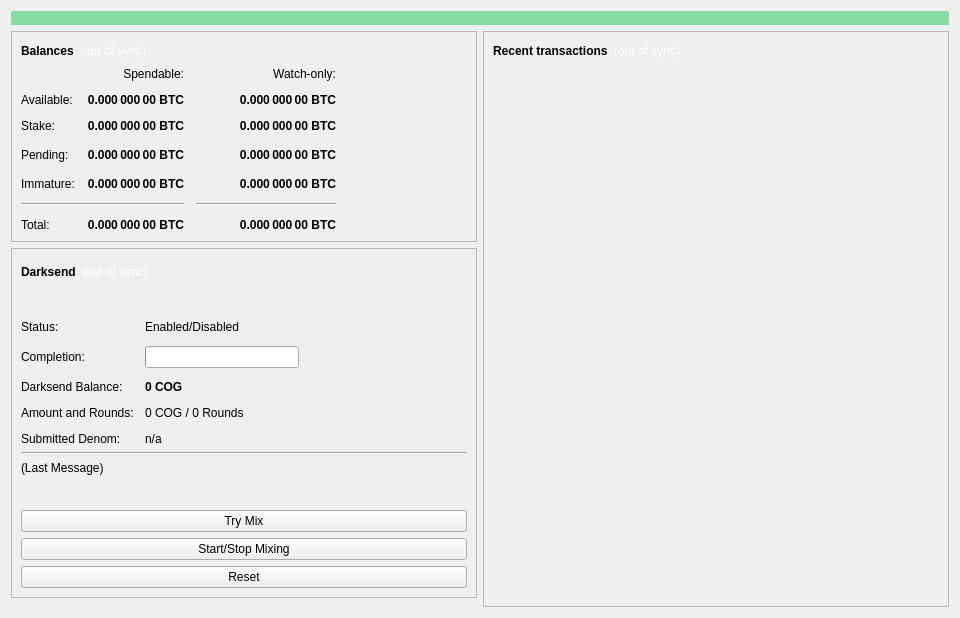
<?xml version="1.0" encoding="UTF-8"?>
<ui version="4.0">
 <class>OverviewPage</class>
 <widget class="QWidget" name="OverviewPage">
  <property name="geometry">
   <rect>
    <x>0</x>
    <y>0</y>
    <width>960</width>
    <height>618</height>
   </rect>
  </property>
  <property name="minimumSize">
   <size>
    <width>960</width>
    <height>0</height>
   </size>
  </property>
  <property name="windowTitle">
   <string>Form</string>
  </property>
  <layout class="QVBoxLayout" name="topLayout">
   <item>
    <widget class="QLabel" name="labelAlerts">
     <property name="visible">
      <bool>false</bool>
     </property>
     <property name="styleSheet">
      <string notr="true">background-color: qlineargradient(x1: 0, y1: 0, x2: 1, y2: 0, stop:0 #87dba7, stop:1 #87dba7); color:#000000;</string>
     </property>
     <property name="wordWrap">
      <bool>true</bool>
     </property>
     <property name="margin">
      <number>3</number>
     </property>
    </widget>
   </item>
   <item>
    <layout class="QHBoxLayout" name="horizontalLayout" stretch="1,1">
     <item>
      <layout class="QVBoxLayout" name="verticalLayout_2">
       <item>
        <widget class="QFrame" name="frame">
         <property name="frameShape">
          <enum>QFrame::StyledPanel</enum>
         </property>
         <property name="frameShadow">
          <enum>QFrame::Raised</enum>
         </property>
         <layout class="QVBoxLayout" name="verticalLayout_4">
          <item>
           <layout class="QHBoxLayout" name="horizontalLayout_4">
            <item>
             <widget class="QLabel" name="label_5">
              <property name="font">
               <font>
                <weight>75</weight>
                <bold>true</bold>
               </font>
              </property>
              <property name="text">
               <string>Balances</string>
              </property>
             </widget>
            </item>
            <item>
             <widget class="QLabel" name="labelWalletStatus">
              <property name="cursor">
               <cursorShape>WhatsThisCursor</cursorShape>
              </property>
              <property name="toolTip">
               <string>The displayed information may be out of date. Your wallet automatically synchronizes with the Cognitio network after a connection is established, but this process has not completed yet.</string>
              </property>
              <property name="styleSheet">
               <string notr="true">QLabel { color: white; }</string>
              </property>
              <property name="text">
               <string notr="true">(out of sync)</string>
              </property>
              <property name="alignment">
               <set>Qt::AlignLeading|Qt::AlignLeft|Qt::AlignVCenter</set>
              </property>
             </widget>
            </item>
            <item>
             <spacer name="horizontalSpacer_3">
              <property name="orientation">
               <enum>Qt::Horizontal</enum>
              </property>
              <property name="sizeHint" stdset="0">
               <size>
                <width>40</width>
                <height>20</height>
               </size>
              </property>
             </spacer>
            </item>
           </layout>
          </item>
          <item>
           <layout class="QGridLayout" name="gridLayout">
            <property name="spacing">
             <number>12</number>
            </property>
            <item row="3" column="2">
             <widget class="QLabel" name="labelWatchPending">
              <property name="font">
               <font>
                <weight>75</weight>
                <bold>true</bold>
               </font>
              </property>
              <property name="cursor">
               <cursorShape>IBeamCursor</cursorShape>
              </property>
              <property name="toolTip">
               <string>Unconfirmed transactions to watch-only addresses</string>
              </property>
              <property name="text">
               <string notr="true">0.000 000 00 BTC</string>
              </property>
              <property name="alignment">
               <set>Qt::AlignRight|Qt::AlignTrailing|Qt::AlignVCenter</set>
              </property>
              <property name="textInteractionFlags">
               <set>Qt::LinksAccessibleByMouse|Qt::TextSelectableByKeyboard|Qt::TextSelectableByMouse</set>
              </property>
             </widget>
            </item>
            <item row="3" column="1">
             <widget class="QLabel" name="labelUnconfirmed">
              <property name="font">
               <font>
                <weight>75</weight>
                <bold>true</bold>
               </font>
              </property>
              <property name="cursor">
               <cursorShape>IBeamCursor</cursorShape>
              </property>
              <property name="toolTip">
               <string>Total of transactions that have yet to be confirmed, and do not yet count toward the spendable balance</string>
              </property>
              <property name="text">
               <string notr="true">0.000 000 00 BTC</string>
              </property>
              <property name="alignment">
               <set>Qt::AlignRight|Qt::AlignTrailing|Qt::AlignVCenter</set>
              </property>
              <property name="textInteractionFlags">
               <set>Qt::LinksAccessibleByMouse|Qt::TextSelectableByKeyboard|Qt::TextSelectableByMouse</set>
              </property>
             </widget>
            </item>
            <item row="4" column="2">
             <widget class="QLabel" name="labelWatchImmature">
              <property name="font">
               <font>
                <weight>75</weight>
                <bold>true</bold>
               </font>
              </property>
              <property name="cursor">
               <cursorShape>IBeamCursor</cursorShape>
              </property>
              <property name="toolTip">
               <string>Mined balance in watch-only addresses that has not yet matured</string>
              </property>
              <property name="text">
               <string notr="true">0.000 000 00 BTC</string>
              </property>
              <property name="alignment">
               <set>Qt::AlignRight|Qt::AlignTrailing|Qt::AlignVCenter</set>
              </property>
              <property name="textInteractionFlags">
               <set>Qt::LinksAccessibleByMouse|Qt::TextSelectableByKeyboard|Qt::TextSelectableByMouse</set>
              </property>
             </widget>
            </item>
            <item row="5" column="0" colspan="2">
             <widget class="Line" name="lineSpendableBalance">
              <property name="orientation">
               <enum>Qt::Horizontal</enum>
              </property>
             </widget>
            </item>
            <item row="5" column="2">
             <widget class="Line" name="lineWatchBalance">
              <property name="sizePolicy">
               <sizepolicy hsizetype="Preferred" vsizetype="Fixed">
                <horstretch>0</horstretch>
                <verstretch>0</verstretch>
               </sizepolicy>
              </property>
              <property name="minimumSize">
               <size>
                <width>140</width>
                <height>0</height>
               </size>
              </property>
              <property name="orientation">
               <enum>Qt::Horizontal</enum>
              </property>
             </widget>
            </item>
            <item row="6" column="0">
             <widget class="QLabel" name="labelTotalText">
              <property name="text">
               <string>Total:</string>
              </property>
             </widget>
            </item>
            <item row="4" column="1">
             <widget class="QLabel" name="labelImmature">
              <property name="font">
               <font>
                <weight>75</weight>
                <bold>true</bold>
               </font>
              </property>
              <property name="cursor">
               <cursorShape>IBeamCursor</cursorShape>
              </property>
              <property name="toolTip">
               <string>Mined balance that has not yet matured</string>
              </property>
              <property name="text">
               <string notr="true">0.000 000 00 BTC</string>
              </property>
              <property name="alignment">
               <set>Qt::AlignRight|Qt::AlignTrailing|Qt::AlignVCenter</set>
              </property>
              <property name="textInteractionFlags">
               <set>Qt::LinksAccessibleByMouse|Qt::TextSelectableByKeyboard|Qt::TextSelectableByMouse</set>
              </property>
             </widget>
            </item>
            <item row="3" column="3">
             <spacer name="horizontalSpacer_2">
              <property name="orientation">
               <enum>Qt::Horizontal</enum>
              </property>
              <property name="sizeHint" stdset="0">
               <size>
                <width>40</width>
                <height>20</height>
               </size>
              </property>
             </spacer>
            </item>
            <item row="4" column="0">
             <widget class="QLabel" name="labelImmatureText">
              <property name="text">
               <string>Immature:</string>
              </property>
             </widget>
            </item>
            <item row="6" column="1">
             <widget class="QLabel" name="labelTotal">
              <property name="font">
               <font>
                <weight>75</weight>
                <bold>true</bold>
               </font>
              </property>
              <property name="cursor">
               <cursorShape>IBeamCursor</cursorShape>
              </property>
              <property name="toolTip">
               <string>Your current total balance</string>
              </property>
              <property name="text">
               <string notr="true">0.000 000 00 BTC</string>
              </property>
              <property name="alignment">
               <set>Qt::AlignRight|Qt::AlignTrailing|Qt::AlignVCenter</set>
              </property>
              <property name="textInteractionFlags">
               <set>Qt::LinksAccessibleByMouse|Qt::TextSelectableByKeyboard|Qt::TextSelectableByMouse</set>
              </property>
             </widget>
            </item>
            <item row="6" column="2">
             <widget class="QLabel" name="labelWatchTotal">
              <property name="font">
               <font>
                <weight>75</weight>
                <bold>true</bold>
               </font>
              </property>
              <property name="cursor">
               <cursorShape>IBeamCursor</cursorShape>
              </property>
              <property name="toolTip">
               <string>Current total balance in watch-only addresses</string>
              </property>
              <property name="text">
               <string notr="true">0.000 000 00 BTC</string>
              </property>
              <property name="alignment">
               <set>Qt::AlignRight|Qt::AlignTrailing|Qt::AlignVCenter</set>
              </property>
              <property name="textInteractionFlags">
               <set>Qt::LinksAccessibleByMouse|Qt::TextSelectableByKeyboard|Qt::TextSelectableByMouse</set>
              </property>
             </widget>
            </item>
            <item row="0" column="2">
             <widget class="QLabel" name="labelWatchonly">
              <property name="text">
               <string>Watch-only:</string>
              </property>
              <property name="alignment">
               <set>Qt::AlignRight|Qt::AlignTrailing|Qt::AlignVCenter</set>
              </property>
             </widget>
            </item>
            <item row="1" column="0">
             <widget class="QLabel" name="labelBalanceText">
              <property name="text">
               <string>Available:</string>
              </property>
             </widget>
            </item>
            <item row="1" column="1">
             <widget class="QLabel" name="labelBalance">
              <property name="font">
               <font>
                <weight>75</weight>
                <bold>true</bold>
               </font>
              </property>
              <property name="cursor">
               <cursorShape>IBeamCursor</cursorShape>
              </property>
              <property name="toolTip">
               <string>Your current spendable balance</string>
              </property>
              <property name="text">
               <string notr="true">0.000 000 00 BTC</string>
              </property>
              <property name="alignment">
               <set>Qt::AlignRight|Qt::AlignTrailing|Qt::AlignVCenter</set>
              </property>
              <property name="textInteractionFlags">
               <set>Qt::LinksAccessibleByMouse|Qt::TextSelectableByKeyboard|Qt::TextSelectableByMouse</set>
              </property>
             </widget>
            </item>
            <item row="2" column="0">
             <widget class="QLabel" name="label_10">
              <property name="text">
               <string>Stake:</string>
              </property>
             </widget>
            </item>
            <item row="2" column="1">
             <widget class="QLabel" name="labelStake">
              <property name="font">
               <font>
                <weight>75</weight>
                <bold>true</bold>
               </font>
              </property>
              <property name="cursor">
               <cursorShape>IBeamCursor</cursorShape>
              </property>
              <property name="toolTip">
               <string>Total of coins that was staked, and do not yet count toward the current balance</string>
              </property>
              <property name="text">
               <string notr="true">0.000 000 00 BTC</string>
              </property>
              <property name="alignment">
               <set>Qt::AlignRight|Qt::AlignTrailing|Qt::AlignVCenter</set>
              </property>
              <property name="textInteractionFlags">
               <set>Qt::LinksAccessibleByMouse|Qt::TextSelectableByKeyboard|Qt::TextSelectableByMouse</set>
              </property>
             </widget>
            </item>
            <item row="2" column="2">
             <widget class="QLabel" name="labelWatchStake">
              <property name="font">
               <font>
                <weight>75</weight>
                <bold>true</bold>
               </font>
              </property>
              <property name="cursor">
               <cursorShape>IBeamCursor</cursorShape>
              </property>
              <property name="toolTip">
               <string>Total of coins that was staked in watch-only addresses, and do not yet count toward the current watch-only balance</string>
              </property>
              <property name="text">
               <string notr="true">0.000 000 00 BTC</string>
              </property>
              <property name="alignment">
               <set>Qt::AlignRight|Qt::AlignTrailing|Qt::AlignVCenter</set>
              </property>
              <property name="textInteractionFlags">
               <set>Qt::LinksAccessibleByMouse|Qt::TextSelectableByKeyboard|Qt::TextSelectableByMouse</set>
              </property>
             </widget>
            </item>
            <item row="1" column="2">
             <widget class="QLabel" name="labelWatchAvailable">
              <property name="font">
               <font>
                <weight>75</weight>
                <bold>true</bold>
               </font>
              </property>
              <property name="cursor">
               <cursorShape>IBeamCursor</cursorShape>
              </property>
              <property name="toolTip">
               <string>Your current balance in watch-only addresses</string>
              </property>
              <property name="text">
               <string notr="true">0.000 000 00 BTC</string>
              </property>
              <property name="alignment">
               <set>Qt::AlignRight|Qt::AlignTrailing|Qt::AlignVCenter</set>
              </property>
              <property name="textInteractionFlags">
               <set>Qt::LinksAccessibleByMouse|Qt::TextSelectableByKeyboard|Qt::TextSelectableByMouse</set>
              </property>
             </widget>
            </item>
            <item row="3" column="0">
             <widget class="QLabel" name="labelPendingText">
              <property name="text">
               <string>Pending:</string>
              </property>
             </widget>
            </item>
            <item row="0" column="1">
             <widget class="QLabel" name="labelSpendable">
              <property name="text">
               <string>Spendable:</string>
              </property>
              <property name="alignment">
               <set>Qt::AlignRight|Qt::AlignTrailing|Qt::AlignVCenter</set>
              </property>
             </widget>
            </item>
           </layout>
          </item>
         </layout>
        </widget>
       </item>
       <item>
        <widget class="QFrame" name="frameDarksend">
         <property name="sizePolicy">
          <sizepolicy hsizetype="Expanding" vsizetype="Expanding">
           <horstretch>0</horstretch>
           <verstretch>0</verstretch>
          </sizepolicy>
         </property>
         <property name="minimumSize">
          <size>
           <width>0</width>
           <height>350</height>
          </size>
         </property>
         <property name="layoutDirection">
          <enum>Qt::LeftToRight</enum>
         </property>
         <property name="frameShape">
          <enum>QFrame::StyledPanel</enum>
         </property>
         <property name="frameShadow">
          <enum>QFrame::Raised</enum>
         </property>
         <layout class="QVBoxLayout" name="verticalLayout_5">
          <item>
           <layout class="QHBoxLayout" name="horizontalLayout_5">
            <item>
             <widget class="QLabel" name="label_2">
              <property name="font">
               <font>
                <weight>75</weight>
                <bold>true</bold>
               </font>
              </property>
              <property name="text">
               <string>Darksend</string>
              </property>
             </widget>
            </item>
            <item>
             <widget class="QLabel" name="labelDarksendSyncStatus">
              <property name="toolTip">
               <string>The displayed information may be out of date. Your wallet automatically synchronizes with the Cognitio network after a connection is established, but this process has not completed yet.</string>
              </property>
              <property name="styleSheet">
               <string notr="true">QLabel { color: white; }</string>
              </property>
              <property name="text">
               <string notr="true">(out of sync)</string>
              </property>
              <property name="alignment">
               <set>Qt::AlignLeading|Qt::AlignLeft|Qt::AlignVCenter</set>
              </property>
             </widget>
            </item>
            <item>
             <spacer name="horizontalSpacer_4">
              <property name="orientation">
               <enum>Qt::Horizontal</enum>
              </property>
              <property name="sizeHint" stdset="0">
               <size>
                <width>40</width>
                <height>20</height>
               </size>
              </property>
             </spacer>
            </item>
           </layout>
          </item>
          <item>
           <widget class="QPushButton" name="runAutoDenom">
            <property name="palette">
             <palette>
              <active>
               <colorrole role="WindowText">
                <brush brushstyle="SolidPattern">
                 <color alpha="255">
                  <red>0</red>
                  <green>0</green>
                  <blue>0</blue>
                 </color>
                </brush>
               </colorrole>
               <colorrole role="Button">
                <brush brushstyle="SolidPattern">
                 <color alpha="255">
                  <red>239</red>
                  <green>238</green>
                  <blue>238</blue>
                 </color>
                </brush>
               </colorrole>
               <colorrole role="Light">
                <brush brushstyle="SolidPattern">
                 <color alpha="255">
                  <red>255</red>
                  <green>255</green>
                  <blue>255</blue>
                 </color>
                </brush>
               </colorrole>
               <colorrole role="Midlight">
                <brush brushstyle="SolidPattern">
                 <color alpha="255">
                  <red>247</red>
                  <green>246</green>
                  <blue>246</blue>
                 </color>
                </brush>
               </colorrole>
               <colorrole role="Dark">
                <brush brushstyle="SolidPattern">
                 <color alpha="255">
                  <red>119</red>
                  <green>119</green>
                  <blue>119</blue>
                 </color>
                </brush>
               </colorrole>
               <colorrole role="Mid">
                <brush brushstyle="SolidPattern">
                 <color alpha="255">
                  <red>159</red>
                  <green>159</green>
                  <blue>159</blue>
                 </color>
                </brush>
               </colorrole>
               <colorrole role="Text">
                <brush brushstyle="SolidPattern">
                 <color alpha="255">
                  <red>0</red>
                  <green>0</green>
                  <blue>0</blue>
                 </color>
                </brush>
               </colorrole>
               <colorrole role="BrightText">
                <brush brushstyle="SolidPattern">
                 <color alpha="255">
                  <red>255</red>
                  <green>255</green>
                  <blue>255</blue>
                 </color>
                </brush>
               </colorrole>
               <colorrole role="ButtonText">
                <brush brushstyle="SolidPattern">
                 <color alpha="255">
                  <red>0</red>
                  <green>0</green>
                  <blue>0</blue>
                 </color>
                </brush>
               </colorrole>
               <colorrole role="Base">
                <brush brushstyle="SolidPattern">
                 <color alpha="255">
                  <red>255</red>
                  <green>255</green>
                  <blue>255</blue>
                 </color>
                </brush>
               </colorrole>
               <colorrole role="Window">
                <brush brushstyle="SolidPattern">
                 <color alpha="255">
                  <red>239</red>
                  <green>238</green>
                  <blue>238</blue>
                 </color>
                </brush>
               </colorrole>
               <colorrole role="Shadow">
                <brush brushstyle="SolidPattern">
                 <color alpha="255">
                  <red>0</red>
                  <green>0</green>
                  <blue>0</blue>
                 </color>
                </brush>
               </colorrole>
               <colorrole role="AlternateBase">
                <brush brushstyle="SolidPattern">
                 <color alpha="255">
                  <red>247</red>
                  <green>246</green>
                  <blue>246</blue>
                 </color>
                </brush>
               </colorrole>
               <colorrole role="ToolTipBase">
                <brush brushstyle="SolidPattern">
                 <color alpha="255">
                  <red>255</red>
                  <green>255</green>
                  <blue>220</blue>
                 </color>
                </brush>
               </colorrole>
               <colorrole role="ToolTipText">
                <brush brushstyle="SolidPattern">
                 <color alpha="255">
                  <red>0</red>
                  <green>0</green>
                  <blue>0</blue>
                 </color>
                </brush>
               </colorrole>
              </active>
              <inactive>
               <colorrole role="WindowText">
                <brush brushstyle="SolidPattern">
                 <color alpha="255">
                  <red>0</red>
                  <green>0</green>
                  <blue>0</blue>
                 </color>
                </brush>
               </colorrole>
               <colorrole role="Button">
                <brush brushstyle="SolidPattern">
                 <color alpha="255">
                  <red>239</red>
                  <green>238</green>
                  <blue>238</blue>
                 </color>
                </brush>
               </colorrole>
               <colorrole role="Light">
                <brush brushstyle="SolidPattern">
                 <color alpha="255">
                  <red>255</red>
                  <green>255</green>
                  <blue>255</blue>
                 </color>
                </brush>
               </colorrole>
               <colorrole role="Midlight">
                <brush brushstyle="SolidPattern">
                 <color alpha="255">
                  <red>247</red>
                  <green>246</green>
                  <blue>246</blue>
                 </color>
                </brush>
               </colorrole>
               <colorrole role="Dark">
                <brush brushstyle="SolidPattern">
                 <color alpha="255">
                  <red>119</red>
                  <green>119</green>
                  <blue>119</blue>
                 </color>
                </brush>
               </colorrole>
               <colorrole role="Mid">
                <brush brushstyle="SolidPattern">
                 <color alpha="255">
                  <red>159</red>
                  <green>159</green>
                  <blue>159</blue>
                 </color>
                </brush>
               </colorrole>
               <colorrole role="Text">
                <brush brushstyle="SolidPattern">
                 <color alpha="255">
                  <red>0</red>
                  <green>0</green>
                  <blue>0</blue>
                 </color>
                </brush>
               </colorrole>
               <colorrole role="BrightText">
                <brush brushstyle="SolidPattern">
                 <color alpha="255">
                  <red>255</red>
                  <green>255</green>
                  <blue>255</blue>
                 </color>
                </brush>
               </colorrole>
               <colorrole role="ButtonText">
                <brush brushstyle="SolidPattern">
                 <color alpha="255">
                  <red>0</red>
                  <green>0</green>
                  <blue>0</blue>
                 </color>
                </brush>
               </colorrole>
               <colorrole role="Base">
                <brush brushstyle="SolidPattern">
                 <color alpha="255">
                  <red>255</red>
                  <green>255</green>
                  <blue>255</blue>
                 </color>
                </brush>
               </colorrole>
               <colorrole role="Window">
                <brush brushstyle="SolidPattern">
                 <color alpha="255">
                  <red>239</red>
                  <green>238</green>
                  <blue>238</blue>
                 </color>
                </brush>
               </colorrole>
               <colorrole role="Shadow">
                <brush brushstyle="SolidPattern">
                 <color alpha="255">
                  <red>0</red>
                  <green>0</green>
                  <blue>0</blue>
                 </color>
                </brush>
               </colorrole>
               <colorrole role="AlternateBase">
                <brush brushstyle="SolidPattern">
                 <color alpha="255">
                  <red>247</red>
                  <green>246</green>
                  <blue>246</blue>
                 </color>
                </brush>
               </colorrole>
               <colorrole role="ToolTipBase">
                <brush brushstyle="SolidPattern">
                 <color alpha="255">
                  <red>255</red>
                  <green>255</green>
                  <blue>220</blue>
                 </color>
                </brush>
               </colorrole>
               <colorrole role="ToolTipText">
                <brush brushstyle="SolidPattern">
                 <color alpha="255">
                  <red>0</red>
                  <green>0</green>
                  <blue>0</blue>
                 </color>
                </brush>
               </colorrole>
              </inactive>
              <disabled>
               <colorrole role="WindowText">
                <brush brushstyle="SolidPattern">
                 <color alpha="255">
                  <red>119</red>
                  <green>119</green>
                  <blue>119</blue>
                 </color>
                </brush>
               </colorrole>
               <colorrole role="Button">
                <brush brushstyle="SolidPattern">
                 <color alpha="255">
                  <red>239</red>
                  <green>238</green>
                  <blue>238</blue>
                 </color>
                </brush>
               </colorrole>
               <colorrole role="Light">
                <brush brushstyle="SolidPattern">
                 <color alpha="255">
                  <red>255</red>
                  <green>255</green>
                  <blue>255</blue>
                 </color>
                </brush>
               </colorrole>
               <colorrole role="Midlight">
                <brush brushstyle="SolidPattern">
                 <color alpha="255">
                  <red>247</red>
                  <green>246</green>
                  <blue>246</blue>
                 </color>
                </brush>
               </colorrole>
               <colorrole role="Dark">
                <brush brushstyle="SolidPattern">
                 <color alpha="255">
                  <red>119</red>
                  <green>119</green>
                  <blue>119</blue>
                 </color>
                </brush>
               </colorrole>
               <colorrole role="Mid">
                <brush brushstyle="SolidPattern">
                 <color alpha="255">
                  <red>159</red>
                  <green>159</green>
                  <blue>159</blue>
                 </color>
                </brush>
               </colorrole>
               <colorrole role="Text">
                <brush brushstyle="SolidPattern">
                 <color alpha="255">
                  <red>119</red>
                  <green>119</green>
                  <blue>119</blue>
                 </color>
                </brush>
               </colorrole>
               <colorrole role="BrightText">
                <brush brushstyle="SolidPattern">
                 <color alpha="255">
                  <red>255</red>
                  <green>255</green>
                  <blue>255</blue>
                 </color>
                </brush>
               </colorrole>
               <colorrole role="ButtonText">
                <brush brushstyle="SolidPattern">
                 <color alpha="255">
                  <red>119</red>
                  <green>119</green>
                  <blue>119</blue>
                 </color>
                </brush>
               </colorrole>
               <colorrole role="Base">
                <brush brushstyle="SolidPattern">
                 <color alpha="255">
                  <red>239</red>
                  <green>238</green>
                  <blue>238</blue>
                 </color>
                </brush>
               </colorrole>
               <colorrole role="Window">
                <brush brushstyle="SolidPattern">
                 <color alpha="255">
                  <red>239</red>
                  <green>238</green>
                  <blue>238</blue>
                 </color>
                </brush>
               </colorrole>
               <colorrole role="Shadow">
                <brush brushstyle="SolidPattern">
                 <color alpha="255">
                  <red>0</red>
                  <green>0</green>
                  <blue>0</blue>
                 </color>
                </brush>
               </colorrole>
               <colorrole role="AlternateBase">
                <brush brushstyle="SolidPattern">
                 <color alpha="255">
                  <red>239</red>
                  <green>238</green>
                  <blue>238</blue>
                 </color>
                </brush>
               </colorrole>
               <colorrole role="ToolTipBase">
                <brush brushstyle="SolidPattern">
                 <color alpha="255">
                  <red>255</red>
                  <green>255</green>
                  <blue>220</blue>
                 </color>
                </brush>
               </colorrole>
               <colorrole role="ToolTipText">
                <brush brushstyle="SolidPattern">
                 <color alpha="255">
                  <red>0</red>
                  <green>0</green>
                  <blue>0</blue>
                 </color>
                </brush>
               </colorrole>
              </disabled>
             </palette>
            </property>
            <property name="focusPolicy">
             <enum>Qt::NoFocus</enum>
            </property>
            <property name="autoFillBackground">
             <bool>true</bool>
            </property>
            <property name="text">
             <string/>
            </property>
            <property name="flat">
             <bool>true</bool>
            </property>
           </widget>
          </item>
          <item>
           <layout class="QFormLayout" name="formLayout">
            <property name="fieldGrowthPolicy">
             <enum>QFormLayout::AllNonFixedFieldsGrow</enum>
            </property>
            <property name="horizontalSpacing">
             <number>11</number>
            </property>
            <property name="verticalSpacing">
             <number>12</number>
            </property>
            <item row="0" column="0">
             <widget class="QLabel" name="label_6">
              <property name="text">
               <string>Status:</string>
              </property>
             </widget>
            </item>
            <item row="1" column="0">
             <widget class="QLabel" name="label_7">
              <property name="text">
               <string>Completion:</string>
              </property>
             </widget>
            </item>
            <item row="1" column="1">
             <widget class="QProgressBar" name="darksendProgress">
              <property name="maximumSize">
               <size>
                <width>154</width>
                <height>16777215</height>
               </size>
              </property>
              <property name="alignment">
               <set>Qt::AlignCenter</set>
              </property>
             </widget>
            </item>
            <item row="3" column="0">
             <widget class="QLabel" name="labelAnonymizedText">
              <property name="text">
               <string>Darksend Balance:</string>
              </property>
             </widget>
            </item>
            <item row="3" column="1">
             <widget class="QLabel" name="labelAnonymized">
              <property name="font">
               <font>
                <weight>75</weight>
                <bold>true</bold>
               </font>
              </property>
              <property name="text">
               <string notr="true">0 COG</string>
              </property>
             </widget>
            </item>
            <item row="4" column="0">
             <widget class="QLabel" name="label_8">
              <property name="text">
               <string>Amount and Rounds:</string>
              </property>
             </widget>
            </item>
            <item row="4" column="1">
             <widget class="QLabel" name="labelAmountRounds">
              <property name="text">
               <string>0 COG / 0 Rounds</string>
              </property>
             </widget>
            </item>
            <item row="5" column="0">
             <widget class="QLabel" name="label_9">
              <property name="text">
               <string>Submitted Denom:</string>
              </property>
             </widget>
            </item>
            <item row="5" column="1">
             <widget class="QLabel" name="labelSubmittedDenom">
              <property name="toolTip">
               <string>The denominations you submitted to the Masternode.&lt;br&gt;To mix, other users must submit the exact same denominations.</string>
              </property>
              <property name="text">
               <string>n/a</string>
              </property>
             </widget>
            </item>
            <item row="0" column="1">
             <widget class="QLabel" name="darksendEnabled">
              <property name="text">
               <string>Enabled/Disabled</string>
              </property>
             </widget>
            </item>
           </layout>
          </item>
          <item>
           <widget class="Line" name="lineLastMessage">
            <property name="orientation">
             <enum>Qt::Horizontal</enum>
            </property>
           </widget>
          </item>
          <item>
           <widget class="QLabel" name="darksendStatus">
            <property name="minimumSize">
             <size>
              <width>288</width>
              <height>43</height>
             </size>
            </property>
            <property name="text">
             <string>(Last Message)</string>
            </property>
            <property name="alignment">
             <set>Qt::AlignLeading|Qt::AlignLeft|Qt::AlignTop</set>
            </property>
            <property name="wordWrap">
             <bool>true</bool>
            </property>
           </widget>
          </item>
          <item>
           <widget class="QPushButton" name="darksendAuto">
            <property name="sizePolicy">
             <sizepolicy hsizetype="MinimumExpanding" vsizetype="Fixed">
              <horstretch>0</horstretch>
              <verstretch>0</verstretch>
             </sizepolicy>
            </property>
            <property name="toolTip">
             <string>Try to manually submit a Darksend request.</string>
            </property>
            <property name="text">
             <string>Try Mix</string>
            </property>
           </widget>
          </item>
          <item>
           <widget class="QPushButton" name="toggleDarksend">
            <property name="sizePolicy">
             <sizepolicy hsizetype="MinimumExpanding" vsizetype="Fixed">
              <horstretch>0</horstretch>
              <verstretch>0</verstretch>
             </sizepolicy>
            </property>
            <property name="text">
             <string>Start/Stop Mixing</string>
            </property>
           </widget>
          </item>
          <item>
           <widget class="QPushButton" name="darksendReset">
            <property name="sizePolicy">
             <sizepolicy hsizetype="MinimumExpanding" vsizetype="Fixed">
              <horstretch>0</horstretch>
              <verstretch>0</verstretch>
             </sizepolicy>
            </property>
            <property name="toolTip">
             <string>Reset the current status of Darksend (can interrupt Darksend if it's in the process of Mixing, which can cost you money!)</string>
            </property>
            <property name="autoFillBackground">
             <bool>false</bool>
            </property>
            <property name="text">
             <string>Reset</string>
            </property>
           </widget>
          </item>
         </layout>
        </widget>
       </item>
       <item>
        <spacer name="verticalSpacer">
         <property name="orientation">
          <enum>Qt::Vertical</enum>
         </property>
         <property name="sizeHint" stdset="0">
          <size>
           <width>20</width>
           <height>40</height>
          </size>
         </property>
        </spacer>
       </item>
      </layout>
     </item>
     <item>
      <layout class="QVBoxLayout" name="verticalLayout_3">
       <item>
        <widget class="QFrame" name="frame_2">
         <property name="frameShape">
          <enum>QFrame::StyledPanel</enum>
         </property>
         <property name="frameShadow">
          <enum>QFrame::Raised</enum>
         </property>
         <layout class="QVBoxLayout" name="verticalLayout">
          <item>
           <layout class="QHBoxLayout" name="horizontalLayout_2">
            <item>
             <widget class="QLabel" name="label_4">
              <property name="font">
               <font>
                <weight>75</weight>
                <bold>true</bold>
               </font>
              </property>
              <property name="text">
               <string>Recent transactions</string>
              </property>
             </widget>
            </item>
            <item>
             <widget class="QLabel" name="labelTransactionsStatus">
              <property name="cursor">
               <cursorShape>WhatsThisCursor</cursorShape>
              </property>
              <property name="toolTip">
               <string>The displayed information may be out of date. Your wallet automatically synchronizes with the Cognitio network after a connection is established, but this process has not completed yet.</string>
              </property>
              <property name="styleSheet">
               <string notr="true">QLabel { color: white; }</string>
              </property>
              <property name="text">
               <string notr="true">(out of sync)</string>
              </property>
              <property name="alignment">
               <set>Qt::AlignRight|Qt::AlignTrailing|Qt::AlignVCenter</set>
              </property>
             </widget>
            </item>
            <item>
             <spacer name="horizontalSpacer">
              <property name="orientation">
               <enum>Qt::Horizontal</enum>
              </property>
              <property name="sizeHint" stdset="0">
               <size>
                <width>40</width>
                <height>20</height>
               </size>
              </property>
             </spacer>
            </item>
           </layout>
          </item>
          <item>
           <widget class="QListView" name="listTransactions">
            <property name="styleSheet">
             <string notr="true">QListView { background: transparent; }</string>
            </property>
            <property name="frameShape">
             <enum>QFrame::NoFrame</enum>
            </property>
            <property name="verticalScrollBarPolicy">
             <enum>Qt::ScrollBarAlwaysOff</enum>
            </property>
            <property name="horizontalScrollBarPolicy">
             <enum>Qt::ScrollBarAlwaysOff</enum>
            </property>
            <property name="selectionMode">
             <enum>QAbstractItemView::NoSelection</enum>
            </property>
           </widget>
          </item>
         </layout>
        </widget>
       </item>
      </layout>
     </item>
    </layout>
   </item>
  </layout>
 </widget>
 <resources/>
 <connections/>
</ui>
